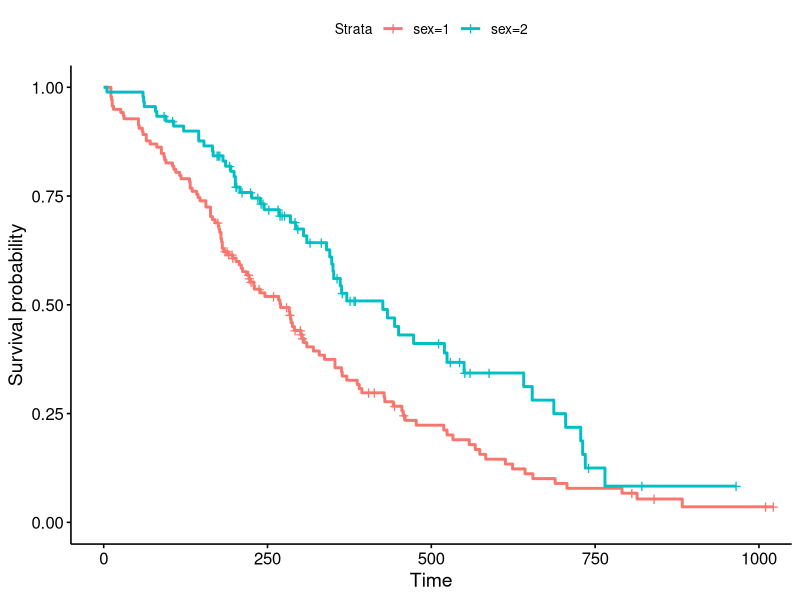
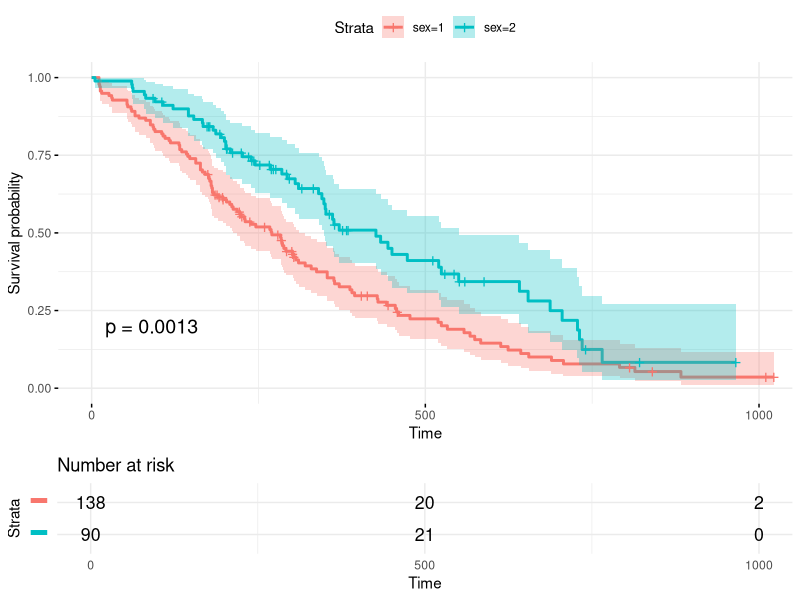
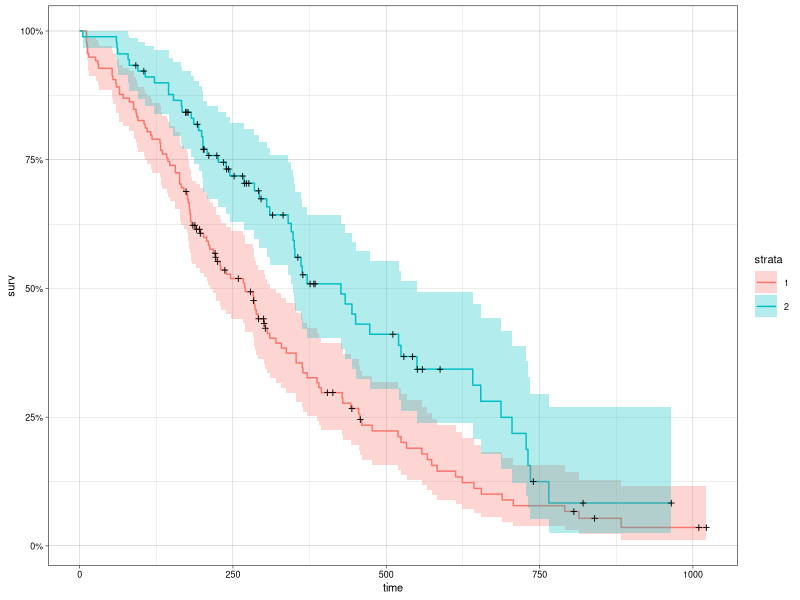
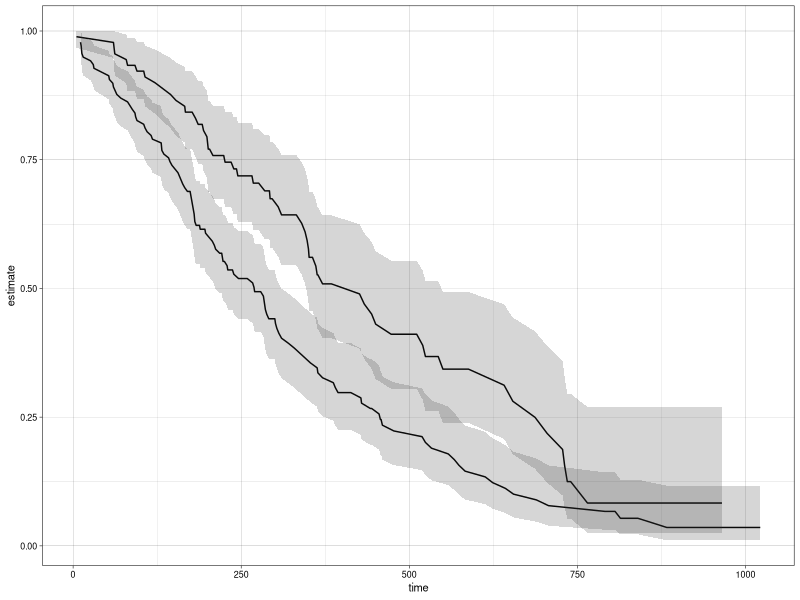
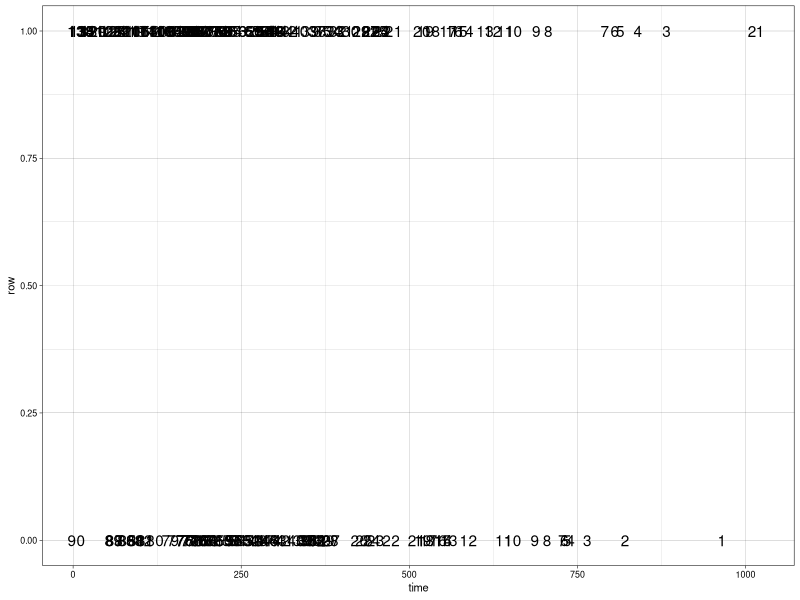
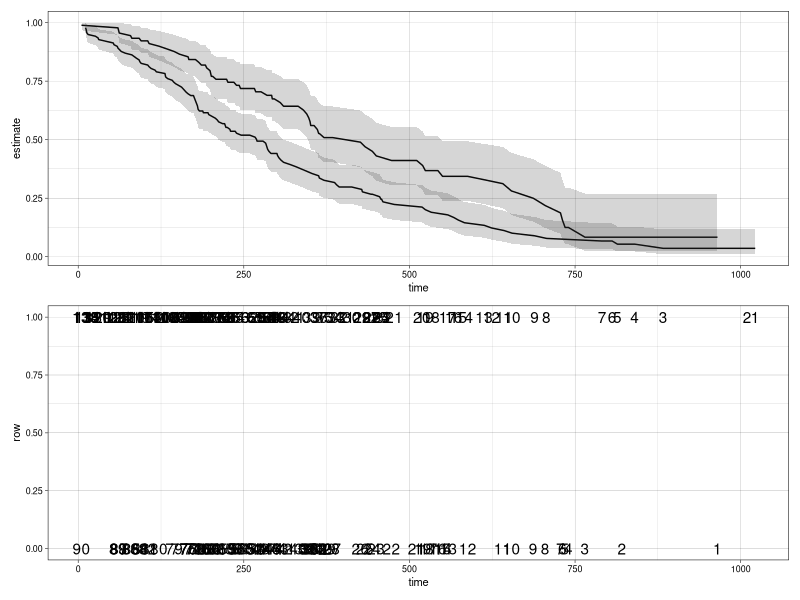
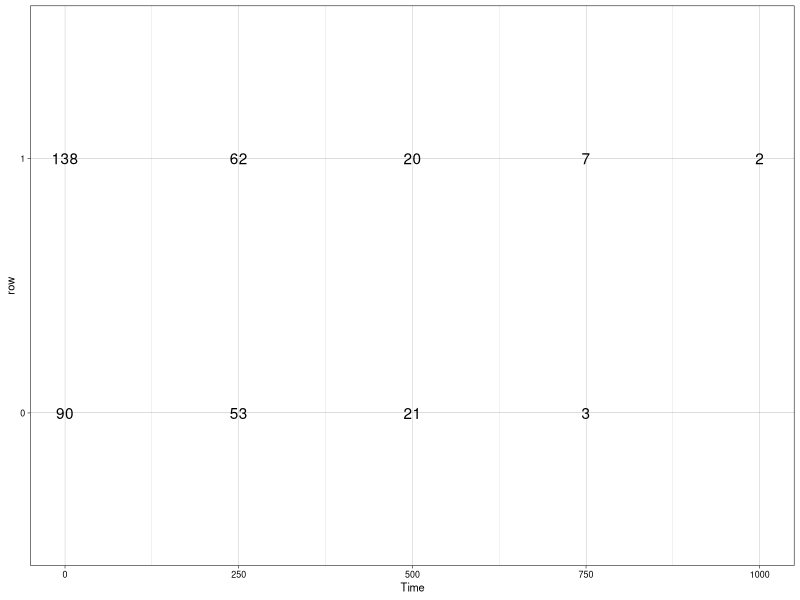
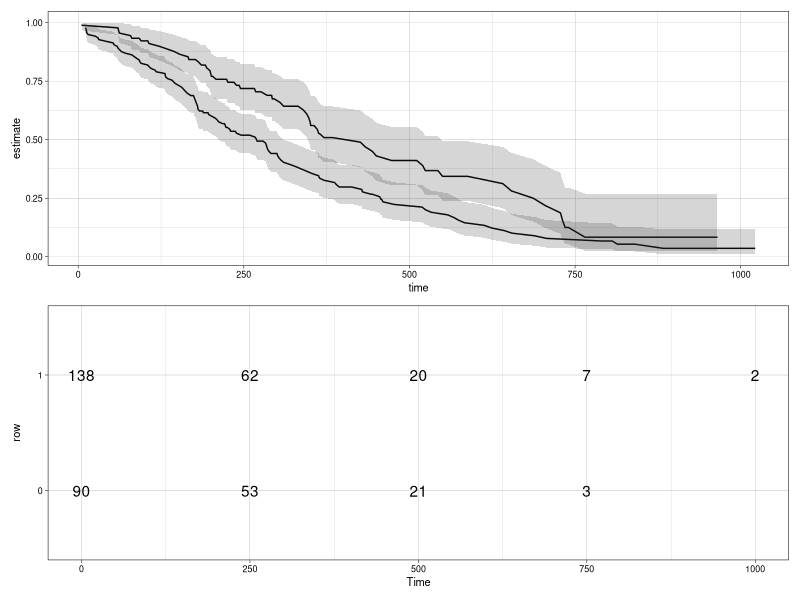

Write R code to recreate these figures, in order.
## ---- chunk 1
knitr::opts_chunk$set(echo = TRUE, warning=FALSE, message=FALSE)

library(rmarkdown)
library(ggplot2)
library(dplyr)
library(tidyr)
library(readr)
library(here)
library(patchwork)
library(survminer)
library(ggfortify)
library(survival)
library(broom)

#theme_set(theme_minimal(base_size = 8))
theme_set(theme_linedraw(base_size = 8))

## ---- chunk 2
fit <- survfit(Surv(time, status) ~ sex, data = lung)
fit
## ---- chunk 3
ggsurvplot(fit, data = lung)
## ---- chunk 4
ggsurvplot(
   fit,                     # survfit object with calculated statistics.
   data = lung,  # data used to fit survival curves. 
   risk.table = TRUE,         # show risk table.
   pval = TRUE,               # show p-value of log-rank test.
   conf.int = TRUE,           # show confidence intervals for 
                              # point estimaes of survival curves.
   xlim = c(0,1000),          # present narrower X axis, but not affect
                              # survival estimates.
   break.time.by = 500,       # break X axis in time intervals by 500.
   ggtheme = theme_minimal(), # customize plot and risk table with a theme.
   risk.table.y.text.col = T, # colour risk table text annotations.
   risk.table.y.text = FALSE # show bars instead of names in text annotations
                             # in legend of risk table
)
## ---- chunk 5
autoplot(fit)
## ---- chunk 6
td <- tidy(fit)
td %>% glimpse()
## ---- chunk 7
surv_plot <- td %>% 
  ggplot(aes(time, estimate, group = strata)) + 
  geom_line() +
  geom_ribbon(aes(ymin = conf.low, ymax = conf.high), alpha = .2)

surv_plot
## ---- chunk 8
surv_tab <-
  td %>% 
  mutate(
    row = if_else(strata == "sex=1", 1, 0)  
  ) %>%
  ggplot(aes(x = time, y = row , label = n.risk)) + 
  geom_text() 

surv_tab
## ---- chunk 9
surv_plot / surv_tab
## ---- chunk 10

td

# this is the sequence
breaks <- c(0, 200, 400, 600, 800, 1000, 1200)

# filtering on the sequence
td %>%
  group_by(strata) %>%
  arrange(time) %>%
  filter(time < breaks) %>%
  slice(n()) %>%
  ungroup()
## ---- chunk 11
sumfit <- sumfit <- summary(fit, times=c(0, 250, 500, 750, 1000, 1250))
n_risk <- data_frame('Arm' = sumfit$strata,
                     'Time' =  sumfit$time,
                     'Nrisk' =   sumfit$n.risk)

labels <- data_frame ('Arm' = "Time",
                      'Time' =  sumfit$time,
                      'Nrisk' =   sumfit$time)


n_risk
## ---- chunk 12
surv_tab <-
  n_risk %>% 
  mutate(
    row = factor(if_else(Arm == "sex=1", 1, 0))  
  ) %>%
  ggplot(aes(x = Time, y = row , label = Nrisk)) + 
  geom_text() 
  

surv_tab
## ---- chunk 13
surv_plot / surv_tab
## ---- chunk 14
td %>% 
  ggplot(aes(time, estimate, group = strata, colour = strata)) + 
  geom_line() 

## ---- chunk 15
td %>% 
  ggplot(aes(time, estimate, group = strata)) + 
  geom_line() +
  geom_linerange(aes(ymin = conf.low, ymax = conf.high), alpha = 0.2) 

## ---- chunk 16
td %>% 
  ggplot(aes(time, estimate, group = strata)) + 
  geom_line() +
  geom_linerange(aes(ymin = conf.low, ymax = conf.high), alpha = 0.2) +
  facet_wrap( ~ strata)

## ---- chunk 17
td %>% 
  ggplot(aes(time, estimate, group = strata)) + 
  geom_line() +
  geom_point(data = td %>% filter(n.censor > 0), aes(time, estimate), alpha = 0.5)

## ---- chunk 18
library(ggrepel)
td %>% 
  ggplot(aes(time, estimate, group = strata)) + 
  geom_line() +
  geom_text_repel(data = td %>% group_by(strata) %>% slice(n()),
    aes(label = strata),
    size = 4.5,
    point.padding = .2,
    box.padding = .3,
    force = 1,
    min.segment.length = 0
  )
